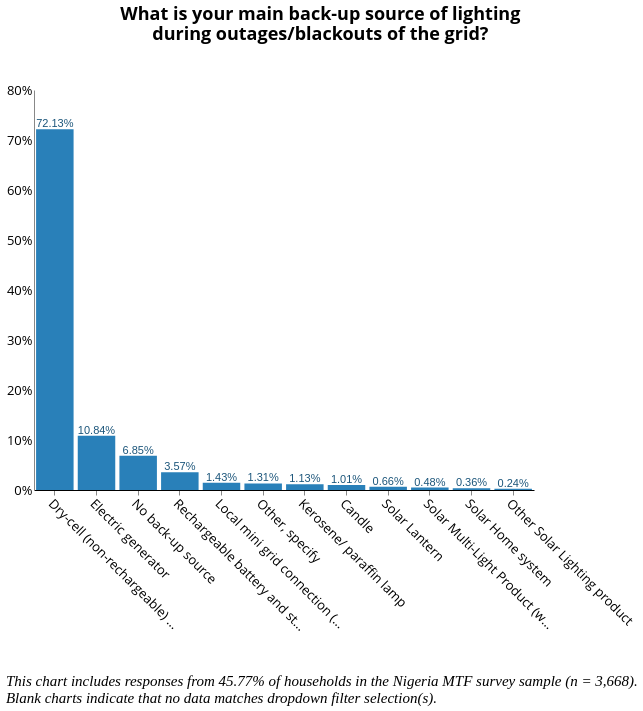

This figure's Vega-Lite source:
### Vega-Lite specification from a JSON file in a GitHub repository (floating-point values rounded to 4 significant figures; data arrays with more than 128 entries replaced by an {"elided": "..."} marker saying what was removed)
{"width": 800, "height": 400, "config": {"title": {"fontSize": 18, "font": "Open Sans", "anchor": "center", "fontColor": "#000000"}, "axisX": {"domain": true, "domainColor": "#000000", "grid": false, "labelFont": "Open Sans", "labelFontSize": 13, "titleFont": "Open Sans", "titleFontSize": 13, "titleFontWeight": "normal", "title": "X Axis Title (units)", "labelAngle": 45}, "axisY": {"domain": true, "grid": false, "gridColor": "#DEDDDD", "gridWidth": 1, "labelFont": "Open Sans", "labelFontSize": 13, "labelAngle": 0, "ticks": false, "titleFont": "Open Sans", "titleFontSize": 13, "titleFontWeight": "normal", "titlePadding": 10, "title": "Y Axis Title (units)"}, "range": {"category": ["#2980B9", "#003366", "#FFAE19", "#FF4500", "#438B28", "#45B39D", "#99ADC1", "#212F3C"]}, "legend": {"labelFont": "Open Sans", "labelFontSize": 13, "symbolType": "square", "symbolSize": 100, "titleFont": "Open Sans", "titleFontSize": 13, "titleFontWeight": "normal", "title": "Legend", "orient": "right", "offset": 0}, "tooltip": {"font": "Open Sans"}, "view": {"stroke": "transparent", "text": {"font": "Open Sans", "color": ["#2980B9", "#003366", "#FFAE19", "#FF4500", "#438B28", "#45B39D", "#99ADC1", "#212F3C"], "fontSize": 13, "align": "right", "fontWeight": 400, "size": 13}, "bar": {"size": 40, "binSpacing": 1, "continuousBandSize": 30, "discreteBandSize": 30, "stroke": false}}}, "concat": [{"layer": [{"mark": {"type": "bar", "color": "#2980b9"}, "encoding": {"tooltip": {"field": "c_33", "type": "nominal"}, "x": {"axis": {"title": " "}, "field": "c_33", "sort": {"field": "c_33", "op": "count", "order": "descending"}, "type": "nominal"}, "y": {"aggregate": "sum", "axis": {"format": "%", "title": ""}, "field": "pct", "type": "quantitative"}}, "height": 400, "selection": {"selector028": {"type": "single", "fields": ["i19a"], "bind": {"input": "select", "options": [null, "Wood purchased", "Wood collected", "Crop Residue/Plant Biomass", "Kerosene", "Charcoal", "LPG/cooking gas", "Electric", "Charcoal Briquettes", "Garbage", "Piped Natural Gas", "Coal Briquette", "Biomass Briquette", "Other, specify", "Coal/lignite"], "labels": ["All Responses", "Wood purchased", "Wood collected", "Crop Residue/Plant Biomass", "Kerosene", "Charcoal", "LPG/cooking gas", "Electric", "Charcoal Briquettes", "Garbage", "Piped Natural Gas", "Coal Briquette", "Biomass Briquette", "Other", "Coal/lignite"], "name": "Primary Source of Cooking Fuel  "}}, "selector027": {"type": "single", "fields": ["primary_stove"], "bind": {"input": "select", "options": [null, "3-Stone/Open Fire Stove", "Koresone Stove", "Missing Data", "Manufactured Stove Traditional", "LPG/Natural Gas Stove", "Electric Stove"], "labels": ["All Responses", "3-Stone/Open Fire Stove", "Kerosene Stove", "Primary Stove Not Listed", "Manufactured Stove Traditional", "LPG/Natural Gas Stove", "Electric Stove"], "name": "Primary Stove  "}}, "selector025": {"type": "single", "fields": ["locality"], "bind": {"input": "select", "options": [null, 0, 1], "labels": ["National", "Urban", "Rural"], "name": "Locality Breakdown  "}}, "selector026": {"type": "single", "fields": ["elc_aggr_tier"], "bind": {"input": "select", "options": [null, "Tier 0", "Tier 1", "Tier 2", "Tier 3", "Tier 4", "Tier 5"], "labels": ["All Tiers", "Tier 0", "Tier 1", "Tier 2", "Tier 3", "Tier 4", "Tier 5"], "name": "Electricity Tier  "}}}, "title": {"text": ["What is your main back-up source of lighting", "during outages/blackouts of the grid?"], "color": "black", "subtitleColor": "black", "offset": 40}, "transform": [{"joinaggregate": [{"op": "count", "field": "*", "as": "total"}]}, {"calculate": "1 / datum.total", "as": "pct"}], "width": 500}, {"mark": {"type": "text", "align": "center", "baseline": "bottom", "color": "#1b557a"}, "encoding": {"text": {"aggregate": "sum", "field": "pct", "format": ".2%", "type": "quantitative"}, "tooltip": {"field": "c_33", "type": "nominal"}, "x": {"axis": {"title": " "}, "field": "c_33", "sort": {"field": "c_33", "op": "count", "order": "descending"}, "type": "nominal"}, "y": {"aggregate": "sum", "axis": {"format": "%", "title": ""}, "field": "pct", "type": "quantitative"}}, "height": 400, "title": {"text": ["What is your main back-up source of lighting", "during outages/blackouts of the grid?"], "color": "black", "subtitleColor": "black", "offset": 40}, "transform": [{"joinaggregate": [{"op": "count", "field": "*", "as": "total"}]}, {"calculate": "1 / datum.total", "as": "pct"}], "width": 500}], "transform": [{"filter": {"selection": "selector028"}}, {"filter": {"selection": "selector027"}}, {"filter": {"selection": "selector025"}}, {"filter": {"selection": "selector026"}}]}], "data": {"name": "data-65d7b00d91ee6256e2d8bc9cb7a0608e"}, "title": {"text": ["", "", "This chart includes responses from 45.77% of households in the Nigeria MTF survey sample (n = 3,668).", "Blank charts indicate that no data matches dropdown filter selection(s)."], "anchor": "start", "baseline": "bottom", "font": "Times New Roman", "fontSize": 15, "fontStyle": "italic", "fontWeight": "normal", "orient": "bottom"}, "$schema": "https://vega.github.io/schema/vega-lite/v4.17.0.json", "datasets": {"data-65d7b00d91ee6256e2d8bc9cb7a0608e": {"elided": "1679 records"}}}
